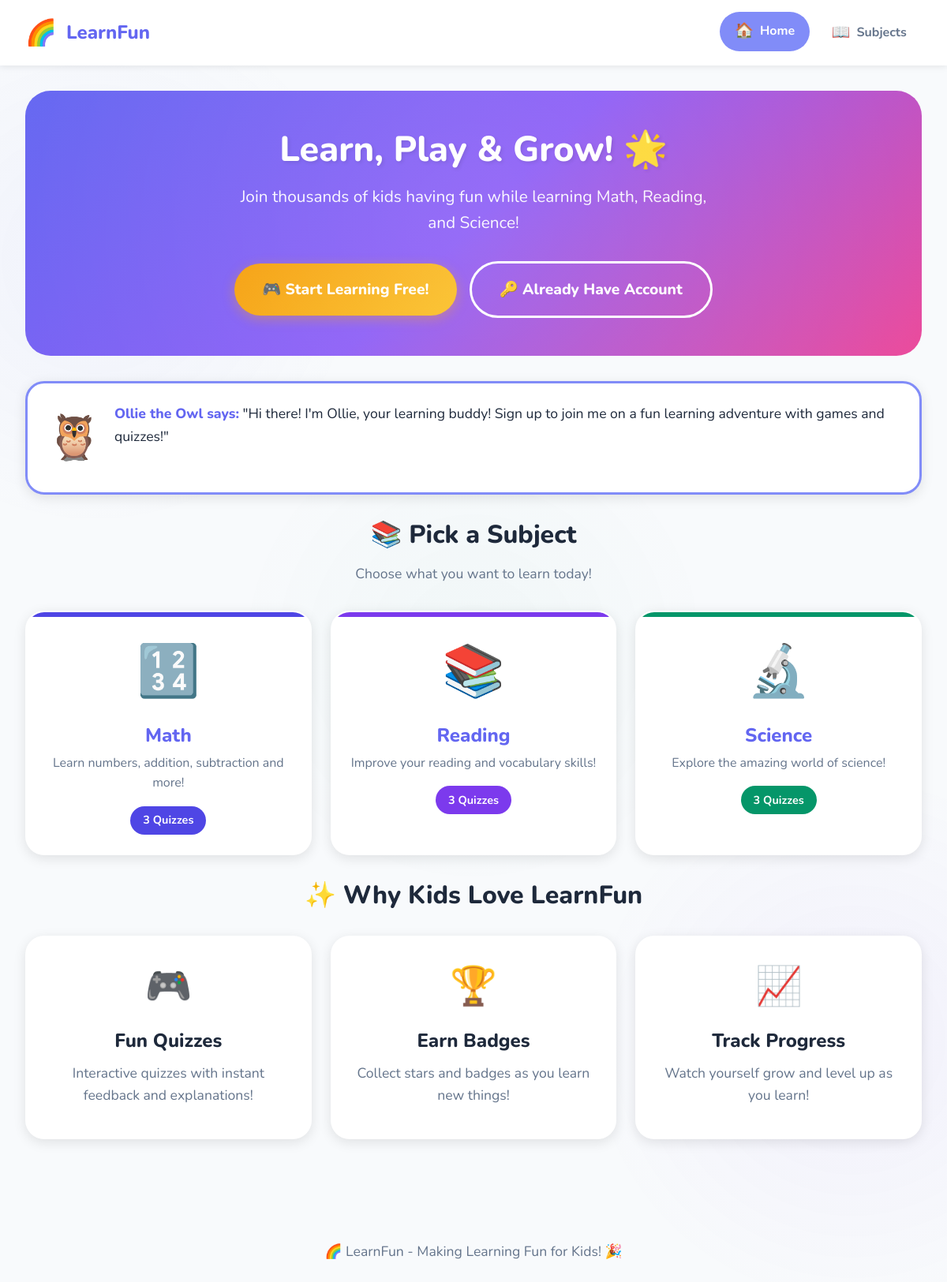
The page / on the database its author committed.
### models.py (models this page shows, shortened)
class Subject(db.Model):
    __tablename__ = 'subjects'
    id = db.Column(db.Integer, primary_key=True)
    name = db.Column(db.String(50), unique=True, nullable=False)
    icon = db.Column(db.String(20), nullable=False)  # Emoji icon
    color = db.Column(db.String(20), nullable=False)  # Primary color
    description = db.Column(db.String(200), default='')
    quizzes = db.relationship('Quiz', backref='subject', lazy=True)

### blueprints/main.py (the view)
@main_bp.route('/')
def index():
    subjects = Subject.query.all()
    return render_template('index.html', subjects=subjects)

### app.py (called while the page is built)
def create_app():
    app = Flask(__name__)
    app.config.from_object(Config)
    db.init_app(app)
    with app.app_context():
        db.create_all()
        seed_data()
    from blueprints.main import main_bp
    from blueprints.auth import auth_bp
    from blueprints.quiz import quiz_bp
    from blueprints.progress import progress_bp
    app.register_blueprint(main_bp)
    app.register_blueprint(auth_bp, url_prefix='/auth')
    app.register_blueprint(quiz_bp, url_prefix='/quiz')
    app.register_blueprint(progress_bp, url_prefix='/progress')
    @app.context_processor
    def inject_user():
        user = None
        if 'user_id' in session:
            from models import User
            user = User.query.get(session['user_id'])
        return {'current_user': user}
    return app

### templates/index.html (shortened to what this page needs)
{% extends "base.html" %}
{% block content %}
<div class="container">
    <section class="hero">
        {% if current_user %}
        <h1>Welcome back, {{ current_user.username }}! 🎉</h1>
        <p>You're doing amazing! Keep learning and earning stars!</p>
        <a href="{{ url_for('main.subjects') }}" class="btn btn-lg btn-warning">
            🚀 Continue Learning
        </a>
        {% else %}
        <h1>Learn, Play & Grow! 🌟</h1>
        <p>Join thousands of kids having fun while learning Math, Reading, and Science!</p>
        <div class="flex-center gap-2" style="flex-wrap: wrap;">
            <a href="{{ url_for('auth.signup') }}" class="btn btn-lg btn-warning">
                🎮 Start Learning Free!
            </a>
            <a href="{{ url_for('auth.login') }}" class="btn btn-lg btn-outline" style="border-color: white; color: white;">
                🔑 Already Have Account
            </a>
        </div>
        {% endif %}
    </section>
    <div class="mascot">
        <div class="mascot-avatar">🦉</div>
        <div class="mascot-speech">
            <p><span class="mascot-name">Ollie the Owl says:</span>
            {% if current_user %}
                "Hi {{ current_user.username }}! Ready to learn something new today? Pick a subject and let's go!"
            {% else %}
                "Hi there! I'm Ollie, your learning buddy! Sign up to join me on a fun learning adventure with games and quizzes!"
            {% endif %}
            </p>
        </div>
    </div>
    <h2 class="text-center">📚 Pick a Subject</h2>
    <p class="text-center" style="color: var(--text-secondary); margin-bottom: 2rem;">Choose what you want to learn today!</p>
    <div class="card-grid">
        {% for subject in subjects %}
        <a href="{{ url_for('main.subject_detail', subject_id=subject.id) }}" class="card subject-card" style="--card-accent: {{ subject.color }};">
            <span class="subject-icon">{{ subject.icon }}</span>
            <h3 class="subject-name">{{ subject.name }}</h3>
            <p class="subject-desc">{{ subject.description }}</p>
            <span class="subject-badge" style="background: {{ subject.color }};">
                {{ subject.quizzes|length }} Quizzes
            </span>
        </a>
        {% endfor %}
    </div>
    <section class="mt-4">
        <h2 class="text-center">✨ Why Kids Love LearnFun</h2>
        <div class="card-grid">
            <div class="card text-center">
                <div style="font-size: 3rem; margin-bottom: 1rem;">🎮</div>
                <h3>Fun Quizzes</h3>
                <p style="color: var(--text-secondary);">Interactive quizzes with instant feedback and explanations!</p>
            </div>
            <div class="card text-center">
                <div style="font-size: 3rem; margin-bottom: 1rem;">🏆</div>
                <h3>Earn Badges</h3>
                <p style="color: var(--text-secondary);">Collect stars and badges as you learn new things!</p>
            </div>
            <div class="card text-center">
                <div style="font-size: 3rem; margin-bottom: 1rem;">📈</div>
                <h3>Track Progress</h3>
                <p style="color: var(--text-secondary);">Watch yourself grow and level up as you learn!</p>
            </div>
        </div>
    </section>
</div>
{% endblock %}

### templates/base.html (shortened to what this page needs)
<!DOCTYPE html>
<html lang="en">
<head>
    <link rel="stylesheet" href="{{ url_for('static', filename='css/style.css') }}">
</head>
<body>
    <nav class="navbar">
        <a href="{{ url_for('main.index') }}" class="navbar-brand">
            <span class="logo">🌈</span>
            <span>LearnFun</span>
        </a>
        <ul class="navbar-nav">
            <li><a href="{{ url_for('main.index') }}" class="nav-link {% if request.endpoint == 'main.index' %}active{% endif %}"><span class="icon">🏠</span> Home</a></li>
            <li><a href="{{ url_for('main.subjects') }}" class="nav-link {% if 'subject' in request.endpoint %}active{% endif %}"><span class="icon">📖</span> Subjects</a></li>
        </ul>
    </nav>
    <main>
        {% block content %}{% endblock %}
    </main>
    <footer class="footer">
        <p>🌈 LearnFun - Making Learning Fun for Kids! 🎉</p>
    </footer>
</body>
</html>

### rows shown on the page
Subject: icon "🔢", name "Math", description "Learn numbers, addition, subtraction and more!", quizzes|length "3"
Subject: icon "📚", name "Reading", description "Improve your reading and vocabulary skills!", quizzes|length "3"
Subject: icon "🔬", name "Science", description "Explore the amazing world of science!", quizzes|length "3"
